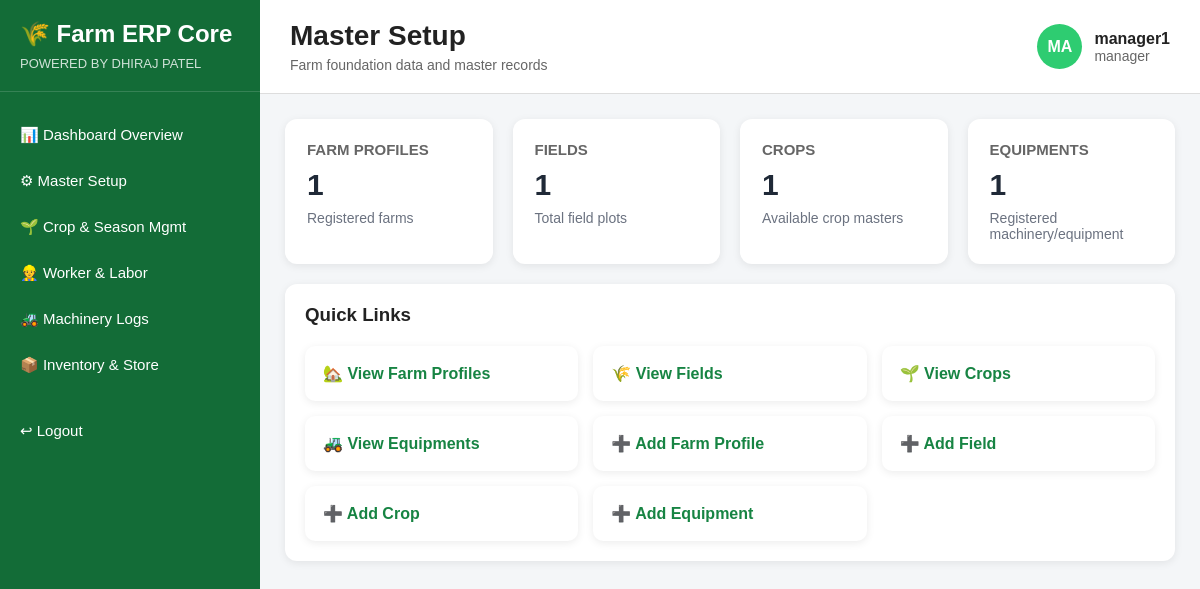
Page /master-setup/ (signed in) on the committed database.
### accounts/models.py (models this page shows, shortened)
class User(AbstractUser):
    ROLE_CHOICES = (
        ('admin', 'Admin'),
        ('manager', 'Manager'),
        ('supervisor', 'Supervisor'),
        ('storekeeper', 'Storekeeper'),
        ('accountant', 'Accountant'),
        ('sales', 'Sales'),
        ('field_staff', 'Field Staff'),
    )
    role = models.CharField(max_length=20, choices=ROLE_CHOICES, default='field_staff')
    phone = models.CharField(max_length=15, blank=True, null=True)

### master_setup/views.py (the view)
# urls.py: path('', views.master_dashboard, name='master_dashboard'),
@role_required(['admin', 'manager'])
def master_dashboard(request):
    farm_profiles = FarmProfile.objects.all()
    fields = Field.objects.all()
    crops = Crop.objects.all()
    equipments = Equipment.objects.all()
    context = {
        'farm_profiles': farm_profiles,
        'fields': fields,
        'crops': crops,
        'equipments': equipments,
        'farm_count': farm_profiles.count(),
        'field_count': fields.count(),
        'crop_count': crops.count(),
        'equipment_count': equipments.count(),
    }
    return render(request, 'master_setup/master_dashboard.html', context)

### templates/master_setup/master_dashboard.html (shortened to what this page needs)
{% extends 'base/erp_base.html' %}
{% block page_title %}Master Setup{% endblock %}
{% block page_subtitle %}Farm foundation data and master records{% endblock %}
{% block content %}
<div class="card-grid">
    <div class="info-card">
        <h3>FARM PROFILES</h3>
        <h2>{{ farm_count }}</h2>
        <p>Registered farms</p>
    </div>
    <div class="info-card">
        <h3>FIELDS</h3>
        <h2>{{ field_count }}</h2>
        <p>Total field plots</p>
    </div>
    <div class="info-card">
        <h3>CROPS</h3>
        <h2>{{ crop_count }}</h2>
        <p>Available crop masters</p>
    </div>
    <div class="info-card">
        <h3>EQUIPMENTS</h3>
        <h2>{{ equipment_count }}</h2>
        <p>Registered machinery/equipment</p>
    </div>
</div>
<div class="section-box">
    <h3>Quick Links</h3>
    <div class="quick-links">
        <div class="quick-card">
            <a href="{% url 'farm_profile_list' %}">🏡 View Farm Profiles</a>
        </div>
        <div class="quick-card">
            <a href="{% url 'field_list' %}">🌾 View Fields</a>
        </div>
        <div class="quick-card">
            <a href="{% url 'crop_list' %}">🌱 View Crops</a>
        </div>
        <div class="quick-card">
            <a href="{% url 'equipment_list' %}">🚜 View Equipments</a>
        </div>
        <div class="quick-card">
            <a href="{% url 'add_farm' %}">➕ Add Farm Profile</a>
        </div>
        <div class="quick-card">
            <a href="{% url 'add_field' %}">➕ Add Field</a>
        </div>
        <div class="quick-card">
            <a href="{% url 'add_crop' %}">➕ Add Crop</a>
        </div>
        <div class="quick-card">
            <a href="{% url 'add_equipment' %}">➕ Add Equipment</a>
        </div>
    </div>
</div>
{% endblock %}

### templates/base/erp_base.html (shortened to what this page needs)
{% load static %}
<!DOCTYPE html>
<html lang="en">
<head>
    <link rel="stylesheet" href="{% static 'css/dashboard.css' %}">
</head>
<body>
    <div class="erp-container">
        <aside class="sidebar">
            <div class="sidebar-brand">
                <h2>🌾 Farm ERP Core</h2>
                <p>POWERED BY DHIRAJ PATEL</p>
            </div>
            <nav class="sidebar-menu">
                {% if request.user.role == 'manager' %}
                    <a href="{% url 'manager_dashboard' %}" class="menu-item">📊 Dashboard Overview</a>
                    <a href="{% url 'master_dashboard' %}" class="menu-item">⚙ Master Setup</a>
                    <a href="{% url 'crop_season_dashboard' %}" class="menu-item">🌱 Crop &amp; Season Mgmt</a>
                    <a href="{% url 'labor_dashboard' %}" class="menu-item">👷 Worker &amp; Labor</a>
                    <a href="{% url 'machinery_dashboard' %}" class="menu-item">🚜 Machinery Logs</a>
                    <a href="{% url 'inventory_dashboard' %}" class="menu-item">📦 Inventory &amp; Store</a>
                {% endif %}
                <a href="{% url 'logout' %}" class="menu-item logout-btn">↩ Logout</a>
            </nav>
        </aside>
        <main class="main-content">
            <header class="topbar">
                <div>
                    <h1>{% block page_title %}Dashboard{% endblock %}</h1>
                    <p>{% block page_subtitle %}Farm ERP Overview{% endblock %}</p>
                </div>
                <div class="topbar-user">
                    <div class="user-circle">
                        {{ request.user.username|slice:":2"|upper }}
                    </div>
                    <div>
                        <h4>{{ request.user.username }}</h4>
                        <p>{{ request.user.role }}</p>
                    </div>
                </div>
            </header>
            <section class="content-area">
                {% block content %}{% endblock %}
            </section>
        </main>
    </div>
</body>
</html>

### static/css/dashboard.css (style rules this page uses)
* { margin: 0; padding: 0; box-sizing: border-box; }
body { font-family: Arial, sans-serif; background-color: #f4f6f8; color: #222; }
.erp-container { display: flex; min-height: 100vh; }
.sidebar { width: 260px; background: #136c37; color: white; padding: 20px 0; display: flex; flex-direction: column; }
.sidebar-brand { padding: 0 20px 20px; border-bottom: 1px solid rgba(255,255,255,0.15); }
.sidebar-brand h2 { font-size: 24px; margin-bottom: 8px; }
.sidebar-brand p { font-size: 13px; opacity: 0.8; }
.sidebar-menu { margin-top: 20px; display: flex; flex-direction: column; }
.menu-item { color: white; text-decoration: none; padding: 14px 20px; font-size: 15px; transition: 0.3s; }
.logout-btn { margin-top: 20px; }
.main-content { flex: 1; display: flex; flex-direction: column; }
.topbar { background: white; padding: 20px 30px; display: flex; justify-content: space-between; align-items: center; border-bottom: 1px solid #ddd; }
.topbar h1 { font-size: 28px; margin-bottom: 5px; }
.topbar p { color: #666; font-size: 14px; }
.topbar-user { display: flex; align-items: center; gap: 12px; }
.user-circle { width: 45px; height: 45px; background: #2ecc71; color: white; border-radius: 50%; display: flex; align-items: center; justify-content: center; font-weight: bold; text-transform: uppercase; }
.content-area { padding: 25px; }
.card-grid { display: grid; grid-template-columns: repeat(4, 1fr); gap: 20px; margin-bottom: 25px; }
.info-card { background: white; border-radius: 12px; padding: 22px; box-shadow: 0 2px 8px rgba(0,0,0,0.08); }
.info-card h3 { font-size: 15px; color: #666; margin-bottom: 10px; }
.info-card h2 { font-size: 30px; margin-bottom: 8px; }
.info-card p { font-size: 14px; color: #2e7d32; }
.section-box { background: white; border-radius: 12px; padding: 20px; box-shadow: 0 2px 8px rgba(0,0,0,0.08); margin-bottom: 20px; }
.section-box h3 { margin-bottom: 15px; }
.card-grid { margin-bottom: 20px; }
.info-card { min-height: 130px; }
.info-card h2 { color: #1f2937; }
.info-card p { color: #6b7280; }

### templates/base/erp_base.html (style rules this page uses)
.quick-links { display: grid; grid-template-columns: repeat(auto-fit, minmax(220px, 1fr)); gap: 15px; margin-top: 20px; }
.quick-card { background: white; padding: 18px; border-radius: 10px; box-shadow: 0 2px 8px rgba(0,0,0,0.08); transition: 0.3s; }
.quick-card a { text-decoration: none; color: #178443; font-weight: 600; font-size: 16px; }

### rows in the picture
User: user.username "MA", user.username "manager1", user.role "manager"

### other values in the picture
{{ farm_count }} "1"
{{ field_count }} "1"
{{ crop_count }} "1"
{{ equipment_count }} "1"
